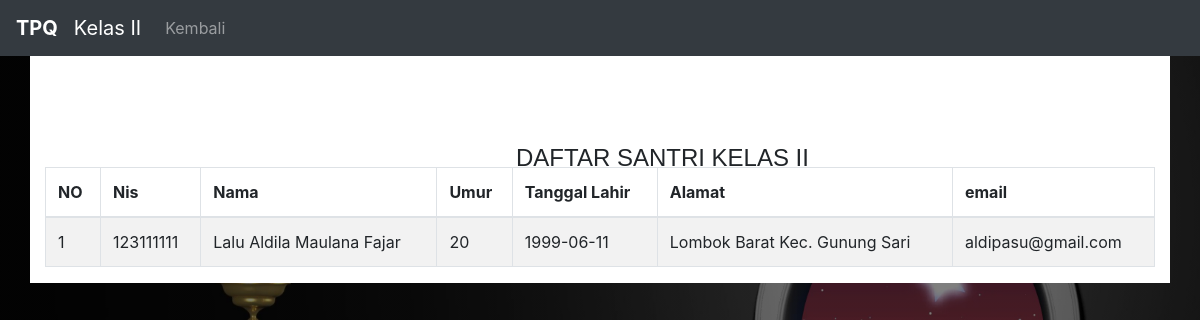
/tampilanggota2.php, run on the app's committed database.
### tables this page shows
CREATE TABLE IF NOT EXISTS `tbl_kelas2` (
  `nis2` int(20) NOT NULL,
  `nama2` varchar(50) NOT NULL,
  `umur` int(20) NOT NULL,
  `tgl` date NOT NULL,
  `alamat` varchar(255) NOT NULL,
  `email` varchar(50) NOT NULL
);

### tampilanggota2.php (the view, shortened to what this page needs)
<!DOCTYPE html>
<html>
<head>
    <link rel="stylesheet" type="text/css" href="styletampil.css">
	<link rel="stylesheet" href="css/bootstrap.css">
	<link rel="stylesheet" href="css/bootstrap.min.css">
</head>
<body>
	<nav class="navbar navbar-expand-lg navbar-dark bg-dark">
	<a class="navbar-brand" href="#"><b>TPQ</b></a>
  <a class="navbar-brand" href="">Kelas II</a>
  <div class="collapse navbar-collapse" id="navbarNav">
    <ul class="navbar-nav">
	<li class="nav-item">
        <a class="nav-link" href="home2.php">Kembali</a>
      </li>
    </ul>
  </div>
</nav>
<div class="container">
<div class="table-responsive">
	<h4>DAFTAR SANTRI KELAS II</h4>
	<table class="table table-bordered table-striped table-hover">
		<thead>
			<tr>
				<th>NO</th>
				<th>Nis</th>
				<th>Nama </th>
				<th>Umur </th>
				<th>Tanggal Lahir </th>
				<th>Alamat</th>
				<th>email</th>
			</tr>
		</thead>
		<?php
		include "koneksi.php";
		$tampil = "SELECT * FROM tbl_kelas2";
		$str = mysqli_query($koneksi, $tampil);
		$no = 1;
		foreach ($str as $santri){
			?>
			<tr>
			<td><?php echo $no ?></td>
				<td><?php echo $santri['nis2']; ?></td>
				<td><?php echo $santri['nama2']; ?></td>
				<td><?php echo $santri['umur']; ?></td>
				<td><?php echo $santri['tgl']; ?></td>
				<td><?php echo $santri['alamat']; ?></td>
				<td><?php echo $santri['email']; ?></td>
			</tr>
	<?php
			$no++;
		}
		?>
	</table>
	</div>
</div>
</body>
</html>

### styletampil.css (style rules this page uses)
body { background-image: linear-gradient(rgba(0,0,0,0.5),rgba(0,0,0,0.5)), url(css/a.jpg) ; background-position: center; background-size: cover; height: 100vh; }
h4 { font-family:Impact, Haettenschweiler, 'Arial Narrow Bold', sans-serif; position: absolute; font-size: medium; top: 18%; left: 43%; transform: translate(-50%,-50); }
.container { background: #fff; }
table { margin-top: 10%; }

### data on the page
tbl_kelas2: nis2 "123111111", nama2 "Lalu Aldila Maulana Fajar", umur "20", tgl "1999-06-11", alamat "Lombok Barat Kec. Gunung Sari", email "aldipasu@gmail.com"
